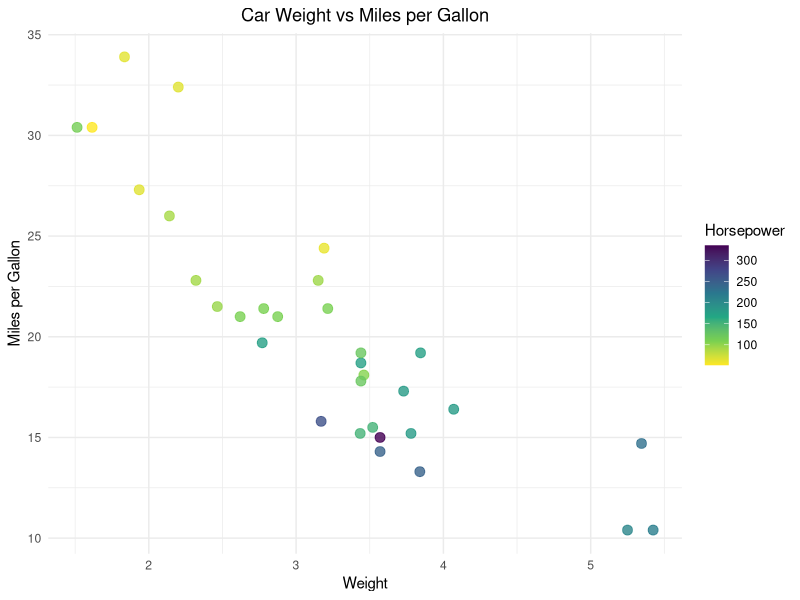

Reproduce this figure in R.
# =========================================================
# Exercise 8 – Using Color Gradients (Continuous Variable)
# Dataset: mtcars
#
# Visual idea:
# Scatter plot where color represents a continuous variable.
#
# Sketch:
# - Smooth gradient (e.g., light → dark)
# - Color represents horsepower or weight
#
# Tasks:
# 1. Create a scatter plot of wt vs mpg.
# 2. Map color to hp (continuous).
# 3. Use a gradient scale (e.g., scale_color_viridis()).
# 4. Adjust point size and alpha.
# 5. Add title, labels, and legend title.
# =========================================================

library(tidyverse)
library(viridis)

view(mtcars)

mtcars %>%
  ggplot(aes(wt, mpg, color = hp))+
  geom_point(size=3, alpha=0.8)+
  scale_color_viridis_c(direction = -1)+
  labs(title="Car Weight vs Miles per Gallon",
       x="Weight",
       y="Miles per Gallon",
       color="Horsepower")+
  theme_minimal()+
  theme(plot.title = element_text(hjust=0.5))
